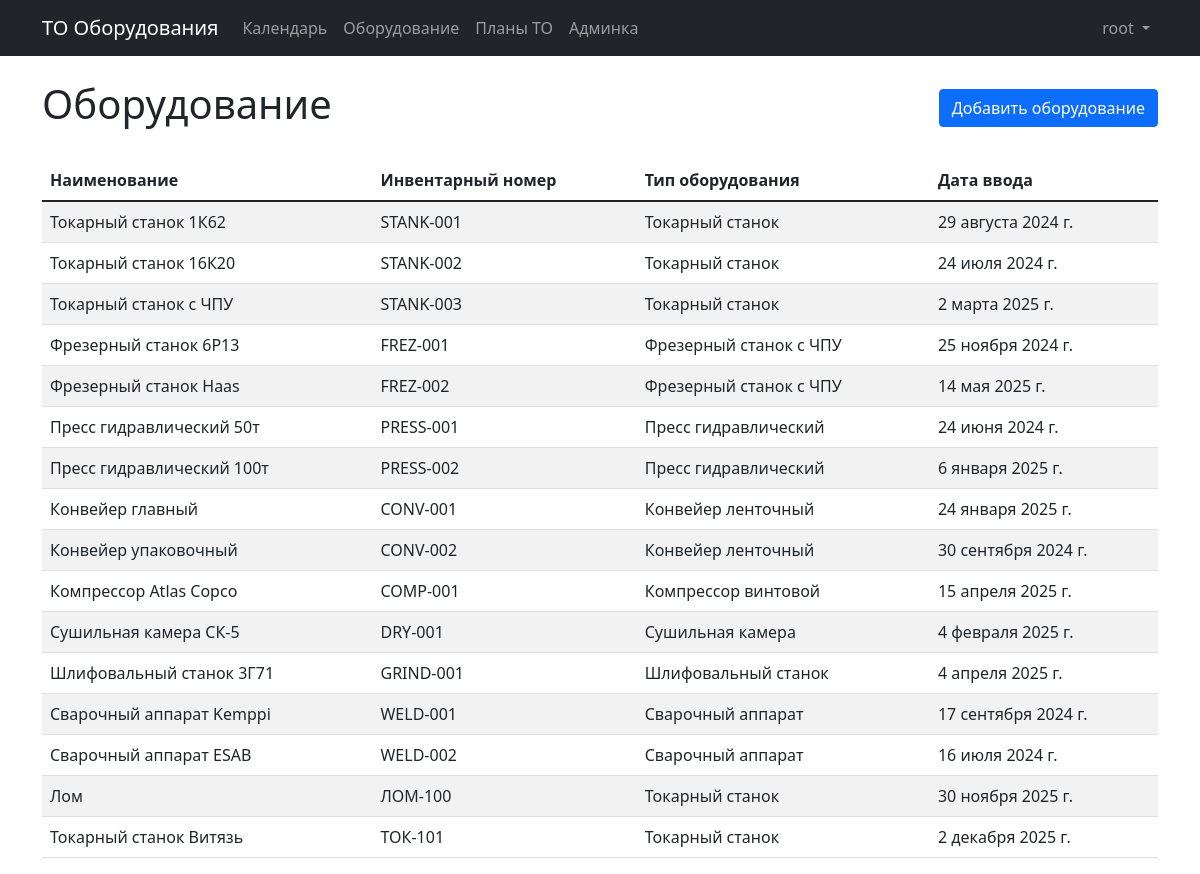
Page /equipment/ (signed in) on the committed database.
### maintenance/models.py (models this page shows, shortened)
class Equipment(models.Model):
    name = models.CharField(max_length=200, verbose_name="Наименование")
    inventory_number = models.CharField(max_length=50, unique=True, verbose_name="Инвентарный номер")
    equipment_type = models.ForeignKey(EquipmentType, on_delete=models.CASCADE, verbose_name="Тип оборудования")
    installation_date = models.DateField(verbose_name="Дата ввода в эксплуатацию")
    class Meta:
        verbose_name = "Оборудование"
        verbose_name_plural = "Оборудование"

class EquipmentType(models.Model):
    name = models.CharField(max_length=200, verbose_name="Тип оборудования")
    class Meta:
        verbose_name = "Тип оборудования"
        verbose_name_plural = "Типы оборудования"

### maintenance/views.py (the view)
# urls.py: path('equipment/', views.equipment_list, name='equipment_list'),
@login_required
def equipment_list(request):
    equipments = Equipment.objects.all().select_related('equipment_type')
    return render(request, 'maintenance/equipment_list.html', {'equipments': equipments})

### templates/maintenance/equipment_list.html
{% extends 'base.html' %}
{% block content %}
<div class="d-flex justify-content-between align-items-center mb-4">
    <h1>Оборудование</h1>
    <a href="{% url 'equipment_add' %}" class="btn btn-primary">Добавить оборудование</a>
</div>
<table class="table table-striped">
    <thead>
        <tr>
            <th>Наименование</th>
            <th>Инвентарный номер</th>
            <th>Тип оборудования</th>
            <th>Дата ввода</th>
        </tr>
    </thead>
    <tbody>
        {% for equipment in equipments %}
        <tr>
            <td>{{ equipment.name }}</td>
            <td>{{ equipment.inventory_number }}</td>
            <td>{{ equipment.equipment_type.name }}</td>
            <td>{{ equipment.installation_date }}</td>
        </tr>
        {% empty %}
        <tr>
            <td colspan="4" class="text-center">Оборудование не найдено</td>
        </tr>
        {% endfor %}
    </tbody>
</table>
{% endblock %}

### templates/base.html (shortened to what this page needs)
<!DOCTYPE html>
<html lang="ru">
<head>
    <link href="https://cdn.jsdelivr.net/npm/bootstrap@5.1.3/dist/css/bootstrap.min.css" rel="stylesheet">
</head>
<body>
    <nav class="navbar navbar-expand-lg navbar-dark bg-dark">
        <div class="container">
            <a class="navbar-brand" href="{% url 'index' %}">ТО Оборудования</a>
            <div class="collapse navbar-collapse" id="navbarNav">
                <div class="navbar-nav me-auto">
                    <a class="nav-link" href="{% url 'index' %}">Календарь</a>
                    <a class="nav-link" href="{% url 'equipment_list' %}">Оборудование</a>
                    <a class="nav-link" href="{% url 'maintenance_plan_list' %}">Планы ТО</a>
                    {% if user.is_staff %}
                    <a class="nav-link" href="/admin/">Админка</a>
                    {% endif %}
                </div>
                <div class="navbar-nav">
                    {% if user.is_authenticated %}
                    <div class="nav-item dropdown">
                        <a class="nav-link dropdown-toggle" href="#" role="button" data-bs-toggle="dropdown">
                            {{ user.username }}
                        </a>
                    </div>
                    {% else %}
                    <a class="nav-link" href="{% url 'login' %}">Войти</a>
                    {% endif %}
                </div>
            </div>
        </div>
    </nav>
    <div class="container mt-4">
        {% block content %}{% endblock %}
    </div>
</body>
</html>

### rows in the picture
Equipment: name "Токарный станок 1К62", inventory_number "STANK-001", equipment_type.name "Токарный станок", installation_date "29 августа 2024 г."
Equipment: name "Токарный станок 16К20", inventory_number "STANK-002", equipment_type.name "Токарный станок", installation_date "24 июля 2024 г."
Equipment: name "Токарный станок с ЧПУ", inventory_number "STANK-003", equipment_type.name "Токарный станок", installation_date "2 марта 2025 г."
Equipment: name "Фрезерный станок 6Р13", inventory_number "FREZ-001", equipment_type.name "Фрезерный станок с ЧПУ", installation_date "25 ноября 2024 г."
Equipment: name "Фрезерный станок Haas", inventory_number "FREZ-002", equipment_type.name "Фрезерный станок с ЧПУ", installation_date "14 мая 2025 г."
Equipment: name "Пресс гидравлический 50т", inventory_number "PRESS-001", equipment_type.name "Пресс гидравлический", installation_date "24 июня 2024 г."
Equipment: name "Пресс гидравлический 100т", inventory_number "PRESS-002", equipment_type.name "Пресс гидравлический", installation_date "6 января 2025 г."
Equipment: name "Конвейер главный", inventory_number "CONV-001", equipment_type.name "Конвейер ленточный", installation_date "24 января 2025 г."
Equipment: name "Конвейер упаковочный", inventory_number "CONV-002", equipment_type.name "Конвейер ленточный", installation_date "30 сентября 2024 г."
Equipment: name "Компрессор Atlas Copco", inventory_number "COMP-001", equipment_type.name "Компрессор винтовой", installation_date "15 апреля 2025 г."
Equipment: name "Сушильная камера СК-5", inventory_number "DRY-001", equipment_type.name "Сушильная камера", installation_date "4 февраля 2025 г."
Equipment: name "Шлифовальный станок 3Г71", inventory_number "GRIND-001", equipment_type.name "Шлифовальный станок", installation_date "4 апреля 2025 г."
Equipment: name "Сварочный аппарат Kemppi", inventory_number "WELD-001", equipment_type.name "Сварочный аппарат", installation_date "17 сентября 2024 г."
Equipment: name "Сварочный аппарат ESAB", inventory_number "WELD-002", equipment_type.name "Сварочный аппарат", installation_date "16 июля 2024 г."
Equipment: name "Лом", inventory_number "ЛОМ-100", equipment_type.name "Токарный станок", installation_date "30 ноября 2025 г."
Equipment: name "Токарный станок Витязь", inventory_number "ТОК-101", equipment_type.name "Токарный станок", installation_date "2 декабря 2025 г."

### other values in the picture
{{ user.username }} "root"
